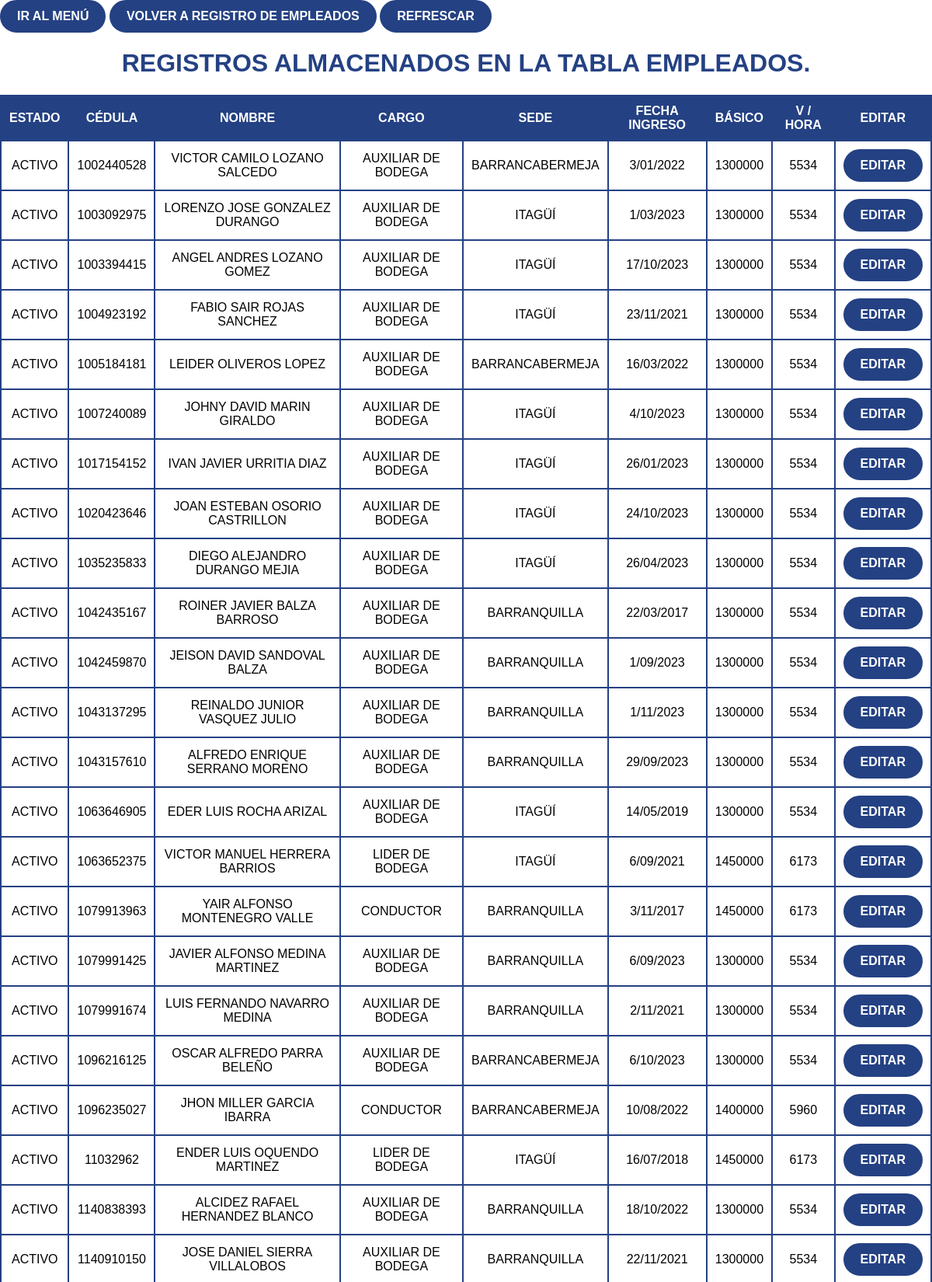
The page /productividad/empleados/tablaEmpleados.php (signed in, upper part) on the database its author committed.
### tables this page shows
CREATE TABLE `empleados` (
  `id` int(11) NOT NULL,
  `estado` varchar(10) NOT NULL,
  `cedula` varchar(15) NOT NULL,
  `nombre` varchar(200) NOT NULL,
  `cargo` varchar(30) NOT NULL,
  `sede` varchar(50) NOT NULL,
  `fecha` varchar(10) NOT NULL,
  `basico` varchar(20) NOT NULL,
  `vHora` varchar(20) NOT NULL
);

### productividad/empleados/tablaEmpleados.php (the view, shortened to what this page needs)
<?php
$server = "localhost";
$user = "root";
$pass = "";
$db = "datosgenerales";
$conn = new mysqli($server, $user, $pass, $db);
$consulta = "SELECT * FROM empleados";
$resultado = $conn->query($consulta);
?>
<!DOCTYPE html>
<html lang="es">
<head>
    <link rel="stylesheet" type="text/css" href="tablaEmpleados.css">
</head>
<body>
    <a href="/productividad/menu.php">
        <button>
            IR AL MENÚ
        </button>
    </a>
    <a href="empleados.php"><button type="button">VOLVER A REGISTRO DE EMPLEADOS</button></a>
    <a href="tablaEmpleados.php"><button type="button">REFRESCAR</button></a>
    <h1>REGISTROS ALMACENADOS EN LA TABLA EMPLEADOS.</h1>
    <table>
        <tr>
            <th>ESTADO</th>
            <th>CÉDULA</th>
            <th>NOMBRE</th>
            <th>CARGO</th>
            <th>SEDE</th>
            <th>FECHA INGRESO</th>
            <th>BÁSICO</th>
            <th>V / HORA</th>
            <th>EDITAR</th>
        </tr>
        <?php
        if ($resultado->num_rows > 0) {
            while ($fila = $resultado->fetch_assoc()) {
                echo "<tr>";
                echo "<td>" . $fila["estado"] . "</td>";
                echo "<td>" . $fila["cedula"] . "</td>";
                echo "<td>" . $fila["nombre"] . "</td>";
                echo "<td>" . $fila["cargo"] . "</td>";
                echo "<td>" . $fila["sede"] . "</td>";
                echo "<td>" . $fila["fecha"] . "</td>";
                echo "<td>" . $fila["basico"] . "</td>";
                echo "<td>" . $fila["vHora"] . "</td>";
                echo "<td>";
                echo "<a href='editarEmpleado.php?id=" . $fila["id"] . "'><button type='button'>EDITAR</button></a>";
                echo "</td>";
                echo "</tr>";
            }
        } else {
            echo "<tr><td colspan='4'>NO HAY REGISTROS EN LA TABLA.</td></tr>";
        }
        ?>
    </table>
</body>
</html>

### productividad/empleados/tablaEmpleados.css (style rules this page uses)
body { background-color: #FFFFFF; color: #000000; font-family: Arial, sans-serif; margin: 0; }
h1, h2 { text-align: center; color: #244183; }
table { width: 100%; border-collapse: collapse; margin-top: 20px; }
th, td { border: 2px solid #244183; padding: 10px; text-align: center; }
th { background-color: #244183; color: #FFFFFF; }
td { background-color: white; }
button { background-color: #244183; color: #FFFFFF; padding: 10px 20px; border: 2px solid #244183; border-radius: 30px; cursor: pointer; font-size: 16px; font-weight: bold; transition: background-color 0.3s, color 0.3s, border-color 0.3s; }
a { text-decoration: none; }

### rows shown on the page
empleados: estado "ACTIVO", cedula "1002440528", nombre "VICTOR CAMILO LOZANO SALCEDO", cargo "AUXILIAR DE BODEGA", sede "BARRANCABERMEJA", fecha "3/01/2022", basico "1300000", vHora "5534"
empleados: estado "ACTIVO", cedula "1003092975", nombre "LORENZO JOSE GONZALEZ DURANGO", cargo "AUXILIAR DE BODEGA", sede "ITAGÜÍ", fecha "1/03/2023", basico "1300000", vHora "5534"
empleados: estado "ACTIVO", cedula "1003394415", nombre "ANGEL ANDRES LOZANO GOMEZ", cargo "AUXILIAR DE BODEGA", sede "ITAGÜÍ", fecha "17/10/2023", basico "1300000", vHora "5534"
empleados: estado "ACTIVO", cedula "1004923192", nombre "FABIO SAIR ROJAS SANCHEZ", cargo "AUXILIAR DE BODEGA", sede "ITAGÜÍ", fecha "23/11/2021", basico "1300000", vHora "5534"
empleados: estado "ACTIVO", cedula "1005184181", nombre "LEIDER OLIVEROS LOPEZ", cargo "AUXILIAR DE BODEGA", sede "BARRANCABERMEJA", fecha "16/03/2022", basico "1300000", vHora "5534"
empleados: estado "ACTIVO", cedula "1007240089", nombre "JOHNY DAVID MARIN GIRALDO", cargo "AUXILIAR DE BODEGA", sede "ITAGÜÍ", fecha "4/10/2023", basico "1300000", vHora "5534"
empleados: estado "ACTIVO", cedula "1017154152", nombre "IVAN JAVIER URRITIA DIAZ", cargo "AUXILIAR DE BODEGA", sede "ITAGÜÍ", fecha "26/01/2023", basico "1300000", vHora "5534"
empleados: estado "ACTIVO", cedula "1020423646", nombre "JOAN ESTEBAN OSORIO CASTRILLON", cargo "AUXILIAR DE BODEGA", sede "ITAGÜÍ", fecha "24/10/2023", basico "1300000", vHora "5534"
empleados: estado "ACTIVO", cedula "1035235833", nombre "DIEGO ALEJANDRO DURANGO MEJIA", cargo "AUXILIAR DE BODEGA", sede "ITAGÜÍ", fecha "26/04/2023", basico "1300000", vHora "5534"
empleados: estado "ACTIVO", cedula "1042435167", nombre "ROINER JAVIER BALZA BARROSO", cargo "AUXILIAR DE BODEGA", sede "BARRANQUILLA", fecha "22/03/2017", basico "1300000", vHora "5534"
empleados: estado "ACTIVO", cedula "1042459870", nombre "JEISON DAVID SANDOVAL BALZA", cargo "AUXILIAR DE BODEGA", sede "BARRANQUILLA", fecha "1/09/2023", basico "1300000", vHora "5534"
empleados: estado "ACTIVO", cedula "1043137295", nombre "REINALDO JUNIOR VASQUEZ JULIO", cargo "AUXILIAR DE BODEGA", sede "BARRANQUILLA", fecha "1/11/2023", basico "1300000", vHora "5534"
empleados: estado "ACTIVO", cedula "1043157610", nombre "ALFREDO ENRIQUE SERRANO MORENO", cargo "AUXILIAR DE BODEGA", sede "BARRANQUILLA", fecha "29/09/2023", basico "1300000", vHora "5534"
empleados: estado "ACTIVO", cedula "1063646905", nombre "EDER LUIS ROCHA ARIZAL", cargo "AUXILIAR DE BODEGA", sede "ITAGÜÍ", fecha "14/05/2019", basico "1300000", vHora "5534"
empleados: estado "ACTIVO", cedula "1063652375", nombre "VICTOR MANUEL HERRERA BARRIOS", cargo "LIDER DE BODEGA", sede "ITAGÜÍ", fecha "6/09/2021", basico "1450000", vHora "6173"
empleados: estado "ACTIVO", cedula "1079913963", nombre "YAIR ALFONSO MONTENEGRO VALLE", cargo "CONDUCTOR", sede "BARRANQUILLA", fecha "3/11/2017", basico "1450000", vHora "6173"
empleados: estado "ACTIVO", cedula "1079991425", nombre "JAVIER ALFONSO MEDINA MARTINEZ", cargo "AUXILIAR DE BODEGA", sede "BARRANQUILLA", fecha "6/09/2023", basico "1300000", vHora "5534"
empleados: estado "ACTIVO", cedula "1079991674", nombre "LUIS FERNANDO NAVARRO MEDINA", cargo "AUXILIAR DE BODEGA", sede "BARRANQUILLA", fecha "2/11/2021", basico "1300000", vHora "5534"
empleados: estado "ACTIVO", cedula "1096216125", nombre "OSCAR ALFREDO PARRA BELEÑO", cargo "AUXILIAR DE BODEGA", sede "BARRANCABERMEJA", fecha "6/10/2023", basico "1300000", vHora "5534"
empleados: estado "ACTIVO", cedula "1096235027", nombre "JHON MILLER GARCIA IBARRA", cargo "CONDUCTOR", sede "BARRANCABERMEJA", fecha "10/08/2022", basico "1400000", vHora "5960"
empleados: estado "ACTIVO", cedula "11032962", nombre "ENDER LUIS OQUENDO MARTINEZ", cargo "LIDER DE BODEGA", sede "ITAGÜÍ", fecha "16/07/2018", basico "1450000", vHora "6173"
empleados: estado "ACTIVO", cedula "1140838393", nombre "ALCIDEZ RAFAEL HERNANDEZ BLANCO", cargo "AUXILIAR DE BODEGA", sede "BARRANQUILLA", fecha "18/10/2022", basico "1300000", vHora "5534"
empleados: estado "ACTIVO", cedula "1140910150", nombre "JOSE DANIEL SIERRA VILLALOBOS", cargo "AUXILIAR DE BODEGA", sede "BARRANQUILLA", fecha "22/11/2021", basico "1300000", vHora "5534"
